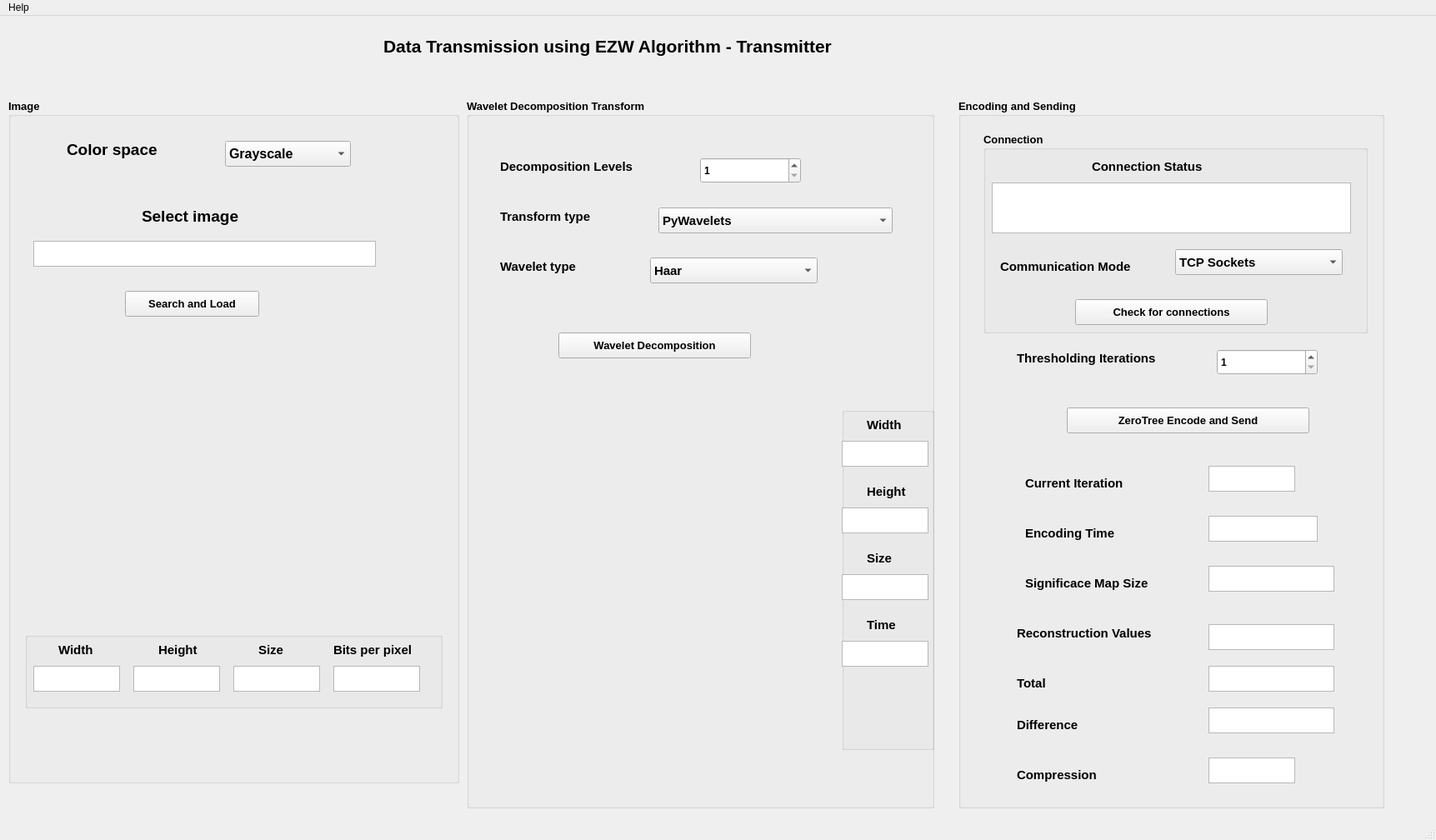
<?xml version="1.0" encoding="UTF-8"?>
<ui version="4.0">
 <class>MainWindow</class>
 <widget class="QMainWindow" name="MainWindow">
  <property name="windowModality">
   <enum>Qt::ApplicationModal</enum>
  </property>
  <property name="geometry">
   <rect>
    <x>0</x>
    <y>0</y>
    <width>1723</width>
    <height>1008</height>
   </rect>
  </property>
  <property name="windowTitle">
   <string>MainWindow</string>
  </property>
  <property name="layoutDirection">
   <enum>Qt::LeftToRight</enum>
  </property>
  <widget class="QWidget" name="centralwidget">
   <widget class="QLabel" name="title">
    <property name="geometry">
     <rect>
      <x>460</x>
      <y>20</y>
      <width>732</width>
      <height>33</height>
     </rect>
    </property>
    <property name="font">
     <font>
      <pointsize>16</pointsize>
      <weight>75</weight>
      <bold>true</bold>
     </font>
    </property>
    <property name="layoutDirection">
     <enum>Qt::LeftToRight</enum>
    </property>
    <property name="text">
     <string>Data Transmission using EZW Algorithm - Transmitter</string>
    </property>
   </widget>
   <widget class="QGroupBox" name="groupBox">
    <property name="geometry">
     <rect>
      <x>10</x>
      <y>100</y>
      <width>541</width>
      <height>821</height>
     </rect>
    </property>
    <property name="font">
     <font>
      <pointsize>10</pointsize>
      <weight>75</weight>
      <bold>true</bold>
     </font>
    </property>
    <property name="contextMenuPolicy">
     <enum>Qt::CustomContextMenu</enum>
    </property>
    <property name="layoutDirection">
     <enum>Qt::LeftToRight</enum>
    </property>
    <property name="title">
     <string>Image</string>
    </property>
    <widget class="QPushButton" name="search_image">
     <property name="geometry">
      <rect>
       <x>140</x>
       <y>230</y>
       <width>161</width>
       <height>31</height>
      </rect>
     </property>
     <property name="font">
      <font>
       <pointsize>10</pointsize>
       <weight>75</weight>
       <bold>true</bold>
      </font>
     </property>
     <property name="text">
      <string>Search and Load</string>
     </property>
    </widget>
    <widget class="QTextEdit" name="image_source">
     <property name="geometry">
      <rect>
       <x>30</x>
       <y>170</y>
       <width>411</width>
       <height>31</height>
      </rect>
     </property>
     <property name="font">
      <font>
       <pointsize>10</pointsize>
       <weight>75</weight>
       <bold>true</bold>
      </font>
     </property>
    </widget>
    <widget class="QLabel" name="select_image_label">
     <property name="geometry">
      <rect>
       <x>160</x>
       <y>120</y>
       <width>161</width>
       <height>41</height>
      </rect>
     </property>
     <property name="font">
      <font>
       <pointsize>14</pointsize>
       <weight>75</weight>
       <bold>true</bold>
      </font>
     </property>
     <property name="layoutDirection">
      <enum>Qt::LeftToRight</enum>
     </property>
     <property name="text">
      <string>Select image</string>
     </property>
    </widget>
    <widget class="QGroupBox" name="image_parameters">
     <property name="geometry">
      <rect>
       <x>20</x>
       <y>640</y>
       <width>501</width>
       <height>91</height>
      </rect>
     </property>
     <property name="title">
      <string/>
     </property>
     <widget class="QTextEdit" name="image_size">
      <property name="geometry">
       <rect>
        <x>250</x>
        <y>40</y>
        <width>104</width>
        <height>31</height>
       </rect>
      </property>
     </widget>
     <widget class="QTextEdit" name="image_height">
      <property name="geometry">
       <rect>
        <x>130</x>
        <y>40</y>
        <width>104</width>
        <height>31</height>
       </rect>
      </property>
     </widget>
     <widget class="QLabel" name="select_image_label_5">
      <property name="geometry">
       <rect>
        <x>160</x>
        <y>0</y>
        <width>81</width>
        <height>41</height>
       </rect>
      </property>
      <property name="font">
       <font>
        <pointsize>11</pointsize>
        <weight>75</weight>
        <bold>true</bold>
       </font>
      </property>
      <property name="layoutDirection">
       <enum>Qt::LeftToRight</enum>
      </property>
      <property name="text">
       <string>Height</string>
      </property>
     </widget>
     <widget class="QLabel" name="image_width_label">
      <property name="geometry">
       <rect>
        <x>40</x>
        <y>0</y>
        <width>81</width>
        <height>41</height>
       </rect>
      </property>
      <property name="font">
       <font>
        <pointsize>11</pointsize>
        <weight>75</weight>
        <bold>true</bold>
       </font>
      </property>
      <property name="layoutDirection">
       <enum>Qt::LeftToRight</enum>
      </property>
      <property name="text">
       <string>Width</string>
      </property>
     </widget>
     <widget class="QLabel" name="select_image_label_6">
      <property name="geometry">
       <rect>
        <x>280</x>
        <y>0</y>
        <width>81</width>
        <height>41</height>
       </rect>
      </property>
      <property name="font">
       <font>
        <pointsize>11</pointsize>
        <weight>75</weight>
        <bold>true</bold>
       </font>
      </property>
      <property name="layoutDirection">
       <enum>Qt::LeftToRight</enum>
      </property>
      <property name="text">
       <string>Size</string>
      </property>
     </widget>
     <widget class="QTextEdit" name="image_width">
      <property name="geometry">
       <rect>
        <x>10</x>
        <y>40</y>
        <width>104</width>
        <height>31</height>
       </rect>
      </property>
     </widget>
     <widget class="QLabel" name="select_image_label_11">
      <property name="geometry">
       <rect>
        <x>370</x>
        <y>0</y>
        <width>121</width>
        <height>41</height>
       </rect>
      </property>
      <property name="font">
       <font>
        <pointsize>11</pointsize>
        <weight>75</weight>
        <bold>true</bold>
       </font>
      </property>
      <property name="layoutDirection">
       <enum>Qt::LeftToRight</enum>
      </property>
      <property name="text">
       <string>Bits per pixel </string>
      </property>
     </widget>
     <widget class="QTextEdit" name="image_bpp">
      <property name="geometry">
       <rect>
        <x>370</x>
        <y>40</y>
        <width>104</width>
        <height>31</height>
       </rect>
      </property>
     </widget>
    </widget>
    <widget class="QComboBox" name="color_space">
     <property name="geometry">
      <rect>
       <x>260</x>
       <y>50</y>
       <width>151</width>
       <height>31</height>
      </rect>
     </property>
     <property name="font">
      <font>
       <pointsize>12</pointsize>
      </font>
     </property>
     <property name="currentIndex">
      <number>0</number>
     </property>
     <item>
      <property name="text">
       <string>Grayscale</string>
      </property>
     </item>
     <item>
      <property name="text">
       <string>RGB</string>
      </property>
     </item>
    </widget>
    <widget class="QLabel" name="select_image_label_4">
     <property name="geometry">
      <rect>
       <x>70</x>
       <y>40</y>
       <width>161</width>
       <height>41</height>
      </rect>
     </property>
     <property name="font">
      <font>
       <pointsize>14</pointsize>
       <weight>75</weight>
       <bold>true</bold>
      </font>
     </property>
     <property name="layoutDirection">
      <enum>Qt::LeftToRight</enum>
     </property>
     <property name="text">
      <string>Color space</string>
     </property>
    </widget>
    <widget class="QLabel" name="image_label">
     <property name="geometry">
      <rect>
       <x>90</x>
       <y>300</y>
       <width>411</width>
       <height>251</height>
      </rect>
     </property>
     <property name="text">
      <string/>
     </property>
    </widget>
   </widget>
   <widget class="QGroupBox" name="image_box">
    <property name="geometry">
     <rect>
      <x>560</x>
      <y>100</y>
      <width>561</width>
      <height>851</height>
     </rect>
    </property>
    <property name="font">
     <font>
      <pointsize>10</pointsize>
      <weight>75</weight>
      <bold>true</bold>
     </font>
    </property>
    <property name="contextMenuPolicy">
     <enum>Qt::CustomContextMenu</enum>
    </property>
    <property name="layoutDirection">
     <enum>Qt::LeftToRight</enum>
    </property>
    <property name="title">
     <string>Wavelet Decomposition Transform</string>
    </property>
    <widget class="QSpinBox" name="decomposition_levels">
     <property name="geometry">
      <rect>
       <x>280</x>
       <y>70</y>
       <width>121</width>
       <height>31</height>
      </rect>
     </property>
     <property name="font">
      <font>
       <pointsize>9</pointsize>
       <weight>75</weight>
       <bold>true</bold>
      </font>
     </property>
     <property name="minimum">
      <number>1</number>
     </property>
     <property name="maximum">
      <number>4</number>
     </property>
    </widget>
    <widget class="QPushButton" name="wavelet_dec">
     <property name="geometry">
      <rect>
       <x>110</x>
       <y>280</y>
       <width>231</width>
       <height>31</height>
      </rect>
     </property>
     <property name="font">
      <font>
       <pointsize>10</pointsize>
       <weight>75</weight>
       <bold>true</bold>
      </font>
     </property>
     <property name="text">
      <string>Wavelet Decomposition</string>
     </property>
    </widget>
    <widget class="QLabel" name="select_image_label_2">
     <property name="geometry">
      <rect>
       <x>40</x>
       <y>60</y>
       <width>211</width>
       <height>41</height>
      </rect>
     </property>
     <property name="font">
      <font>
       <pointsize>11</pointsize>
       <weight>75</weight>
       <bold>true</bold>
      </font>
     </property>
     <property name="layoutDirection">
      <enum>Qt::LeftToRight</enum>
     </property>
     <property name="text">
      <string>Decomposition Levels</string>
     </property>
    </widget>
    <widget class="QComboBox" name="DWT_type">
     <property name="geometry">
      <rect>
       <x>230</x>
       <y>130</y>
       <width>281</width>
       <height>31</height>
      </rect>
     </property>
     <property name="font">
      <font>
       <pointsize>11</pointsize>
      </font>
     </property>
     <property name="currentIndex">
      <number>0</number>
     </property>
     <item>
      <property name="text">
       <string>PyWavelets</string>
      </property>
     </item>
     <item>
      <property name="text">
       <string>Convolution - SingleThread</string>
      </property>
     </item>
     <item>
      <property name="text">
       <string>Convolution - MultiThread</string>
      </property>
     </item>
     <item>
      <property name="text">
       <string>Linear-Based - SingleThread</string>
      </property>
     </item>
     <item>
      <property name="text">
       <string>Linear-Based - MultiThread</string>
      </property>
     </item>
     <item>
      <property name="text">
       <string/>
      </property>
     </item>
    </widget>
    <widget class="QLabel" name="DWT_type_label">
     <property name="geometry">
      <rect>
       <x>40</x>
       <y>120</y>
       <width>231</width>
       <height>41</height>
      </rect>
     </property>
     <property name="font">
      <font>
       <pointsize>11</pointsize>
       <weight>75</weight>
       <bold>true</bold>
      </font>
     </property>
     <property name="layoutDirection">
      <enum>Qt::LeftToRight</enum>
     </property>
     <property name="text">
      <string>Transform type</string>
     </property>
    </widget>
    <widget class="QLabel" name="DWT_type_label_2">
     <property name="geometry">
      <rect>
       <x>40</x>
       <y>180</y>
       <width>231</width>
       <height>41</height>
      </rect>
     </property>
     <property name="font">
      <font>
       <pointsize>11</pointsize>
       <weight>75</weight>
       <bold>true</bold>
      </font>
     </property>
     <property name="layoutDirection">
      <enum>Qt::LeftToRight</enum>
     </property>
     <property name="text">
      <string>Wavelet type</string>
     </property>
    </widget>
    <widget class="QComboBox" name="wavelet_type">
     <property name="geometry">
      <rect>
       <x>220</x>
       <y>190</y>
       <width>201</width>
       <height>31</height>
      </rect>
     </property>
     <property name="font">
      <font>
       <pointsize>11</pointsize>
      </font>
     </property>
     <property name="currentIndex">
      <number>0</number>
     </property>
     <item>
      <property name="text">
       <string>Haar</string>
      </property>
     </item>
     <item>
      <property name="text">
       <string>Biorthogonal</string>
      </property>
     </item>
     <item>
      <property name="text">
       <string>Daubechies-1</string>
      </property>
     </item>
    </widget>
    <widget class="QLabel" name="wavelet_label">
     <property name="geometry">
      <rect>
       <x>30</x>
       <y>360</y>
       <width>511</width>
       <height>401</height>
      </rect>
     </property>
     <property name="maximumSize">
      <size>
       <width>16777215</width>
       <height>16777215</height>
      </size>
     </property>
     <property name="text">
      <string/>
     </property>
    </widget>
    <widget class="QGroupBox" name="wavelet_parameters">
     <property name="geometry">
      <rect>
       <x>450</x>
       <y>370</y>
       <width>111</width>
       <height>411</height>
      </rect>
     </property>
     <property name="title">
      <string/>
     </property>
     <widget class="QTextEdit" name="wavelet_width">
      <property name="geometry">
       <rect>
        <x>0</x>
        <y>40</y>
        <width>104</width>
        <height>31</height>
       </rect>
      </property>
     </widget>
     <widget class="QLabel" name="image_width_label_2">
      <property name="geometry">
       <rect>
        <x>30</x>
        <y>0</y>
        <width>81</width>
        <height>41</height>
       </rect>
      </property>
      <property name="font">
       <font>
        <pointsize>11</pointsize>
        <weight>75</weight>
        <bold>true</bold>
       </font>
      </property>
      <property name="layoutDirection">
       <enum>Qt::LeftToRight</enum>
      </property>
      <property name="text">
       <string>Width</string>
      </property>
     </widget>
     <widget class="QTextEdit" name="wavelet_height">
      <property name="geometry">
       <rect>
        <x>0</x>
        <y>120</y>
        <width>104</width>
        <height>31</height>
       </rect>
      </property>
     </widget>
     <widget class="QLabel" name="image_width_label_3">
      <property name="geometry">
       <rect>
        <x>30</x>
        <y>80</y>
        <width>81</width>
        <height>41</height>
       </rect>
      </property>
      <property name="font">
       <font>
        <pointsize>11</pointsize>
        <weight>75</weight>
        <bold>true</bold>
       </font>
      </property>
      <property name="layoutDirection">
       <enum>Qt::LeftToRight</enum>
      </property>
      <property name="text">
       <string>Height</string>
      </property>
     </widget>
     <widget class="QTextEdit" name="wavelet_size">
      <property name="geometry">
       <rect>
        <x>0</x>
        <y>200</y>
        <width>104</width>
        <height>31</height>
       </rect>
      </property>
     </widget>
     <widget class="QLabel" name="image_width_label_4">
      <property name="geometry">
       <rect>
        <x>30</x>
        <y>160</y>
        <width>81</width>
        <height>41</height>
       </rect>
      </property>
      <property name="font">
       <font>
        <pointsize>11</pointsize>
        <weight>75</weight>
        <bold>true</bold>
       </font>
      </property>
      <property name="layoutDirection">
       <enum>Qt::LeftToRight</enum>
      </property>
      <property name="text">
       <string>Size</string>
      </property>
     </widget>
     <widget class="QTextEdit" name="wavelet_time">
      <property name="geometry">
       <rect>
        <x>0</x>
        <y>280</y>
        <width>104</width>
        <height>31</height>
       </rect>
      </property>
     </widget>
     <widget class="QLabel" name="image_width_label_5">
      <property name="geometry">
       <rect>
        <x>30</x>
        <y>240</y>
        <width>81</width>
        <height>41</height>
       </rect>
      </property>
      <property name="font">
       <font>
        <pointsize>11</pointsize>
        <weight>75</weight>
        <bold>true</bold>
       </font>
      </property>
      <property name="layoutDirection">
       <enum>Qt::LeftToRight</enum>
      </property>
      <property name="text">
       <string>Time</string>
      </property>
     </widget>
    </widget>
   </widget>
   <widget class="QGroupBox" name="groupBox_2">
    <property name="geometry">
     <rect>
      <x>1150</x>
      <y>100</y>
      <width>511</width>
      <height>851</height>
     </rect>
    </property>
    <property name="font">
     <font>
      <pointsize>10</pointsize>
      <weight>75</weight>
      <bold>true</bold>
     </font>
    </property>
    <property name="title">
     <string>Encoding and Sending</string>
    </property>
    <widget class="QGroupBox" name="groupBox_3">
     <property name="geometry">
      <rect>
       <x>30</x>
       <y>40</y>
       <width>461</width>
       <height>241</height>
      </rect>
     </property>
     <property name="title">
      <string>Connection</string>
     </property>
     <widget class="QPushButton" name="check_connections">
      <property name="geometry">
       <rect>
        <x>110</x>
        <y>200</y>
        <width>231</width>
        <height>31</height>
       </rect>
      </property>
      <property name="font">
       <font>
        <pointsize>10</pointsize>
        <weight>75</weight>
        <bold>true</bold>
       </font>
      </property>
      <property name="text">
       <string>Check for connections</string>
      </property>
     </widget>
     <widget class="QLabel" name="select_image_label_14">
      <property name="geometry">
       <rect>
        <x>130</x>
        <y>20</y>
        <width>211</width>
        <height>41</height>
       </rect>
      </property>
      <property name="font">
       <font>
        <pointsize>11</pointsize>
        <weight>75</weight>
        <bold>true</bold>
       </font>
      </property>
      <property name="layoutDirection">
       <enum>Qt::LeftToRight</enum>
      </property>
      <property name="text">
       <string>Connection Status</string>
      </property>
     </widget>
     <widget class="QTextEdit" name="connection_status">
      <property name="geometry">
       <rect>
        <x>10</x>
        <y>60</y>
        <width>431</width>
        <height>61</height>
       </rect>
      </property>
     </widget>
     <widget class="QLabel" name="select_image_label_16">
      <property name="geometry">
       <rect>
        <x>20</x>
        <y>140</y>
        <width>221</width>
        <height>41</height>
       </rect>
      </property>
      <property name="font">
       <font>
        <pointsize>11</pointsize>
        <weight>75</weight>
        <bold>true</bold>
       </font>
      </property>
      <property name="layoutDirection">
       <enum>Qt::LeftToRight</enum>
      </property>
      <property name="text">
       <string>Communication Mode</string>
      </property>
     </widget>
     <widget class="QComboBox" name="communication_mode">
      <property name="geometry">
       <rect>
        <x>230</x>
        <y>140</y>
        <width>201</width>
        <height>31</height>
       </rect>
      </property>
      <property name="font">
       <font>
        <pointsize>11</pointsize>
       </font>
      </property>
      <property name="currentIndex">
       <number>0</number>
      </property>
      <item>
       <property name="text">
        <string>TCP Sockets</string>
       </property>
      </item>
      <item>
       <property name="text">
        <string>UART</string>
       </property>
      </item>
     </widget>
    </widget>
    <widget class="QSpinBox" name="loops">
     <property name="geometry">
      <rect>
       <x>310</x>
       <y>300</y>
       <width>121</width>
       <height>31</height>
      </rect>
     </property>
     <property name="font">
      <font>
       <pointsize>9</pointsize>
       <weight>75</weight>
       <bold>true</bold>
      </font>
     </property>
     <property name="minimum">
      <number>1</number>
     </property>
     <property name="maximum">
      <number>10</number>
     </property>
    </widget>
    <widget class="QLabel" name="select_image_label_3">
     <property name="geometry">
      <rect>
       <x>70</x>
       <y>290</y>
       <width>221</width>
       <height>41</height>
      </rect>
     </property>
     <property name="font">
      <font>
       <pointsize>11</pointsize>
       <weight>75</weight>
       <bold>true</bold>
      </font>
     </property>
     <property name="layoutDirection">
      <enum>Qt::LeftToRight</enum>
     </property>
     <property name="text">
      <string>Thresholding Iterations</string>
     </property>
    </widget>
    <widget class="QLabel" name="select_image_label_7">
     <property name="geometry">
      <rect>
       <x>80</x>
       <y>440</y>
       <width>211</width>
       <height>41</height>
      </rect>
     </property>
     <property name="font">
      <font>
       <pointsize>11</pointsize>
       <weight>75</weight>
       <bold>true</bold>
      </font>
     </property>
     <property name="layoutDirection">
      <enum>Qt::LeftToRight</enum>
     </property>
     <property name="text">
      <string>Current Iteration</string>
     </property>
    </widget>
    <widget class="QTextEdit" name="encoding_current_iteration">
     <property name="geometry">
      <rect>
       <x>300</x>
       <y>440</y>
       <width>104</width>
       <height>31</height>
      </rect>
     </property>
    </widget>
    <widget class="QLabel" name="select_image_label_8">
     <property name="geometry">
      <rect>
       <x>80</x>
       <y>500</y>
       <width>211</width>
       <height>41</height>
      </rect>
     </property>
     <property name="font">
      <font>
       <pointsize>11</pointsize>
       <weight>75</weight>
       <bold>true</bold>
      </font>
     </property>
     <property name="layoutDirection">
      <enum>Qt::LeftToRight</enum>
     </property>
     <property name="text">
      <string>Encoding Time</string>
     </property>
    </widget>
    <widget class="QTextEdit" name="encoding_time">
     <property name="geometry">
      <rect>
       <x>300</x>
       <y>500</y>
       <width>131</width>
       <height>31</height>
      </rect>
     </property>
    </widget>
    <widget class="QTextEdit" name="encoding_significance_map">
     <property name="geometry">
      <rect>
       <x>300</x>
       <y>560</y>
       <width>151</width>
       <height>31</height>
      </rect>
     </property>
    </widget>
    <widget class="QLabel" name="select_image_label_9">
     <property name="geometry">
      <rect>
       <x>80</x>
       <y>560</y>
       <width>241</width>
       <height>41</height>
      </rect>
     </property>
     <property name="font">
      <font>
       <pointsize>11</pointsize>
       <weight>75</weight>
       <bold>true</bold>
      </font>
     </property>
     <property name="layoutDirection">
      <enum>Qt::LeftToRight</enum>
     </property>
     <property name="text">
      <string>Significace Map Size</string>
     </property>
    </widget>
    <widget class="QTextEdit" name="encoding_reconstruction_values">
     <property name="geometry">
      <rect>
       <x>300</x>
       <y>630</y>
       <width>151</width>
       <height>31</height>
      </rect>
     </property>
    </widget>
    <widget class="QLabel" name="select_image_label_10">
     <property name="geometry">
      <rect>
       <x>70</x>
       <y>620</y>
       <width>211</width>
       <height>41</height>
      </rect>
     </property>
     <property name="font">
      <font>
       <pointsize>11</pointsize>
       <weight>75</weight>
       <bold>true</bold>
      </font>
     </property>
     <property name="layoutDirection">
      <enum>Qt::LeftToRight</enum>
     </property>
     <property name="text">
      <string>Reconstruction Values</string>
     </property>
    </widget>
    <widget class="QTextEdit" name="encoding_difference">
     <property name="geometry">
      <rect>
       <x>300</x>
       <y>730</y>
       <width>151</width>
       <height>31</height>
      </rect>
     </property>
    </widget>
    <widget class="QLabel" name="select_image_label_12">
     <property name="geometry">
      <rect>
       <x>70</x>
       <y>730</y>
       <width>151</width>
       <height>41</height>
      </rect>
     </property>
     <property name="font">
      <font>
       <pointsize>11</pointsize>
       <weight>75</weight>
       <bold>true</bold>
      </font>
     </property>
     <property name="layoutDirection">
      <enum>Qt::LeftToRight</enum>
     </property>
     <property name="text">
      <string>Difference</string>
     </property>
    </widget>
    <widget class="QTextEdit" name="encoding_compression">
     <property name="geometry">
      <rect>
       <x>300</x>
       <y>790</y>
       <width>104</width>
       <height>31</height>
      </rect>
     </property>
    </widget>
    <widget class="QLabel" name="select_image_label_13">
     <property name="geometry">
      <rect>
       <x>70</x>
       <y>790</y>
       <width>211</width>
       <height>41</height>
      </rect>
     </property>
     <property name="font">
      <font>
       <pointsize>11</pointsize>
       <weight>75</weight>
       <bold>true</bold>
      </font>
     </property>
     <property name="layoutDirection">
      <enum>Qt::LeftToRight</enum>
     </property>
     <property name="text">
      <string>Compression</string>
     </property>
    </widget>
    <widget class="QPushButton" name="encode_and_send">
     <property name="geometry">
      <rect>
       <x>130</x>
       <y>370</y>
       <width>291</width>
       <height>31</height>
      </rect>
     </property>
     <property name="font">
      <font>
       <pointsize>10</pointsize>
       <weight>75</weight>
       <bold>true</bold>
      </font>
     </property>
     <property name="text">
      <string>ZeroTree Encode and Send</string>
     </property>
    </widget>
    <widget class="QTextEdit" name="encoding_total">
     <property name="geometry">
      <rect>
       <x>300</x>
       <y>680</y>
       <width>151</width>
       <height>31</height>
      </rect>
     </property>
    </widget>
    <widget class="QLabel" name="select_image_label_15">
     <property name="geometry">
      <rect>
       <x>70</x>
       <y>680</y>
       <width>151</width>
       <height>41</height>
      </rect>
     </property>
     <property name="font">
      <font>
       <pointsize>11</pointsize>
       <weight>75</weight>
       <bold>true</bold>
      </font>
     </property>
     <property name="layoutDirection">
      <enum>Qt::LeftToRight</enum>
     </property>
     <property name="text">
      <string>Total</string>
     </property>
    </widget>
   </widget>
  </widget>
  <widget class="QMenuBar" name="menubar">
   <property name="geometry">
    <rect>
     <x>0</x>
     <y>0</y>
     <width>1723</width>
     <height>26</height>
    </rect>
   </property>
   <widget class="QMenu" name="menu_help">
    <property name="title">
     <string>Help</string>
    </property>
   </widget>
   <addaction name="menu_help"/>
  </widget>
  <widget class="QStatusBar" name="statusbar"/>
 </widget>
 <resources/>
 <connections/>
</ui>
